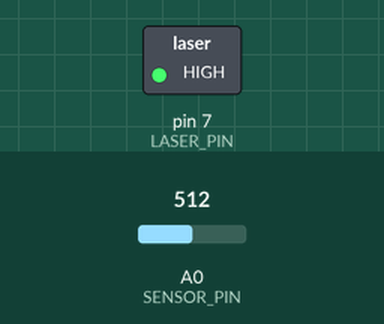
Bench run of a sketch on a simulated Arduino Uno, built with avr-gcc and run on an emulated ATmega328P. Parts: switched loads named in the sketch (green lamp = pin HIGH). The test bench sets the inputs (shaded band); at power-on: A0 (SENSOR_PIN) = 512. What the sketch prints to the serial monitor is not drawn.

Above: at 0.3 s.
At 39.5 s:
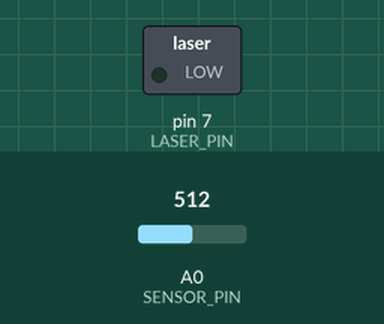
Timing chart, 0 to 59.8 s (numbered marks = the images above):
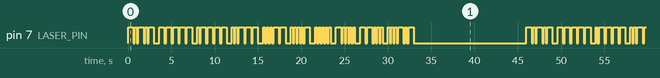

The sketch:

send_receiveTest_v2-4.ino
```cpp
/*  LoopbackMorse_fixed.ino  –  Arduino UNO R4 WiFi 1 台で
 *  レーザー送信 → フォトトランジスタ受信を順番に行うループバック実験
 *  DOT_MS=200 ms ／ THRESH=100 ／ Serial 9600 bps
 */

#include <Arduino.h>

/* ───── 送信タイミング ───── */
const uint16_t DOT_MS  = 200;
const uint16_t DASH_MS = 3 * DOT_MS;
const uint16_t SYM_GAP = DOT_MS;
const uint16_t CHR_GAP = 3 * DOT_MS;
const uint16_t MSG_GAP = 7 * DOT_MS;

/* ───── 受信判定 ───── */
const uint16_t DASH_MS_THRESH = 2 * DOT_MS;
const uint16_t CHR_GAP_THRESH = 2 * DOT_MS;
const uint16_t MSG_GAP_THRESH = 6 * DOT_MS;
const uint16_t THRESH         = 100;

/* ───── ピン ───── */
const uint8_t LASER_PIN  = 7;
const uint8_t SENSOR_PIN = A0;

/* ───── モールス表 ───── */
struct Item { const char* pat; char chr; };
const Item MORSE_LIST[] = {
  { "-.-.-", 'H' },
  { "-----", '0' }, { ".----", '1' }, { "..---", '2' },
  { "...--", '3' }, { "....-", '4' }, { ".....", '5' },
  { "-....", '6' }, { "--...", '7' },
  { "...-.-", 'F' }
};
const uint8_t LIST_LEN = sizeof(MORSE_LIST) / sizeof(Item);

/* ───── 送信ユーティリティ ───── */
inline void laserOn()  { digitalWrite(LASER_PIN, HIGH); }
inline void laserOff() { digitalWrite(LASER_PIN, LOW);  }

void sendDot () { laserOn(); delay(DOT_MS);  laserOff(); delay(SYM_GAP); }
void sendDash() { laserOn(); delay(DASH_MS); laserOff(); delay(SYM_GAP); }

void sendPattern(const char* p) {
  for (; *p; ++p) (*p == '.') ? sendDot() : sendDash();
  delay(CHR_GAP - SYM_GAP);
}

void transmitMessage() {
  Serial.println(F("<TX> Header-0-7-Footer"));
  for (uint8_t i = 0; i < LIST_LEN; ++i) sendPattern(MORSE_LIST[i].pat);
  laserOff();
}

/* ───── 受信ユーティリティ ───── */
char decodePattern(const String& pat) {
  for (const auto& it : MORSE_LIST) if (pat == it.pat) return it.chr;
  return '?';
}

String receiveMessage(uint32_t timeout_ms = 8000) {
  String pat = "";
  String digits = "";
  bool headerSeen = false;

  uint32_t t0 = millis(), lastChange = t0;
  bool lightPrev = false;

  while (millis() - t0 < timeout_ms) {
    uint16_t v = analogRead(SENSOR_PIN);
    bool lightNow = (v >= THRESH);

    if (lightNow != lightPrev) {
      uint32_t now = millis();
      uint32_t dur = now - lastChange;
      lastChange = now;

      if (lightPrev) {                               // ON→OFF
        pat += (dur < DASH_MS_THRESH) ? '.' : '-';
      } else {                                       // OFF→ON
        if (dur >= MSG_GAP_THRESH && pat.length()) {
          char c = decodePattern(pat);  pat = "";
          if      (c == 'H') headerSeen = true, digits = "";
          else if (c == 'F') return headerSeen ? digits : "(no-header)";
          else if (headerSeen && isDigit(c)) digits += c;
        }
        else if (dur >= CHR_GAP_THRESH && pat.length()) {
          char c = decodePattern(pat);  pat = "";
          if      (c == 'H') headerSeen = true;
          else if (c == 'F') return headerSeen ? digits : "(no-header)";
          else if (headerSeen && isDigit(c)) digits += c;
        }
      }
      lightPrev = lightNow;
    }
  }
  return "(timeout)";
}

/* ───── setup / loop ───── */
void setup() {
  pinMode(LASER_PIN, OUTPUT);
  pinMode(SENSOR_PIN, INPUT);
  laserOff();

  Serial.begin(9600);
  Serial.println(F("LoopbackMorse_fixed start"));
}

void loop() {
  transmitMessage();
  delay(MSG_GAP);

  Serial.println(F("<RX> waiting…"));
  String result = receiveMessage();
  Serial.print(F("<RX> result: ")); Serial.println(result);

  delay(3000);
}
```

Measured:
- by itself, pin 7 (LASER_PIN): moves between LOW and HIGH, repeating every 46.0 s
- by itself, everything shown: repeats every 46.0 s, in 102 steps
